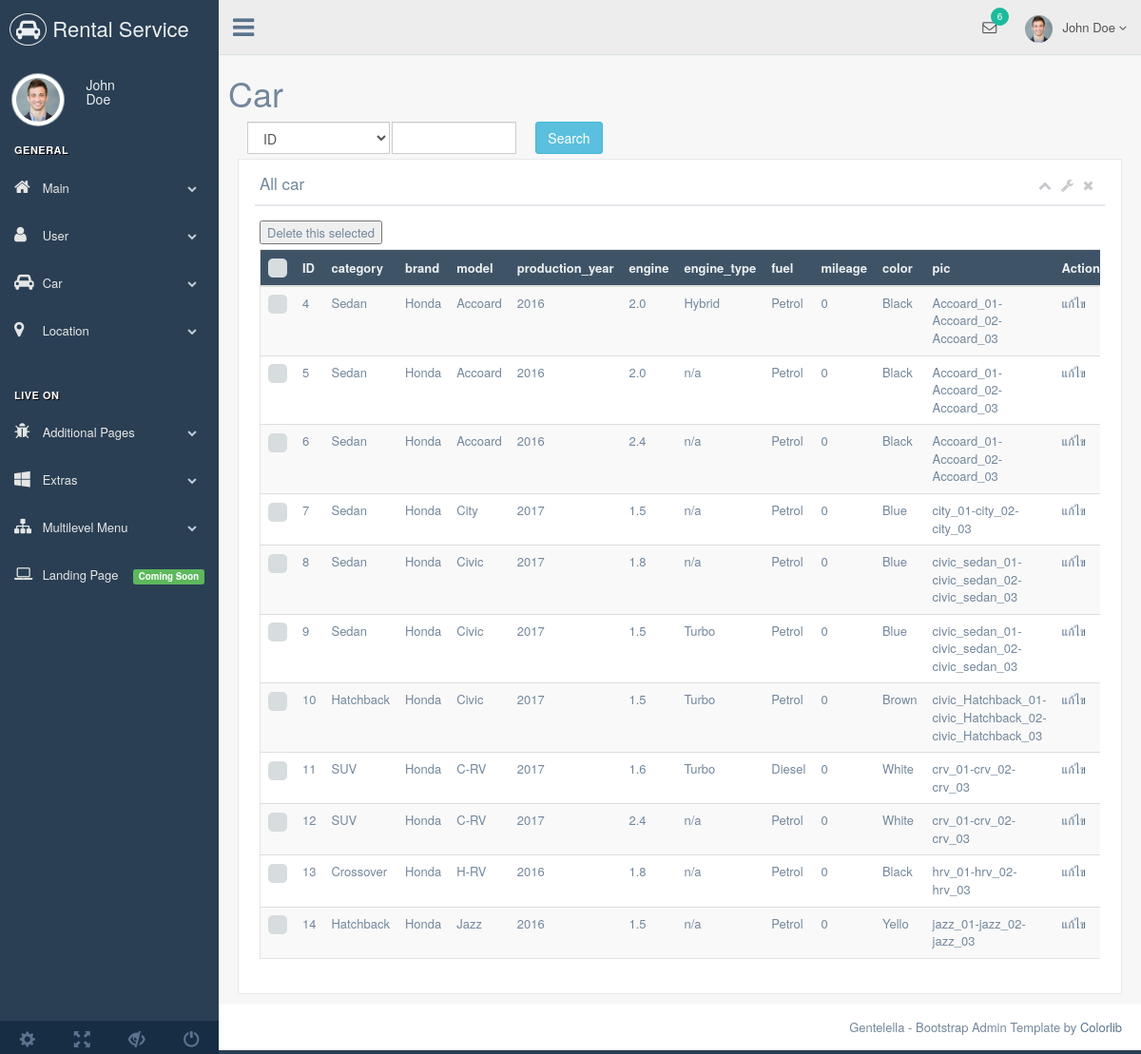
Page /adminpage/index.php?content=list-car on the committed database.
### tables this page shows
CREATE TABLE `car` (
  `id` int(11) NOT NULL,
  `category_id` int(11) NOT NULL,
  `brand` varchar(255) NOT NULL,
  `model` varchar(255) NOT NULL,
  `production_year` int(11) NOT NULL,
  `engine` varchar(255) NOT NULL,
  `engine_type` varchar(255) NOT NULL,
  `fuel` varchar(255) NOT NULL,
  `mileage` int(11) NOT NULL,
  `color` varchar(255) NOT NULL,
  `pic` varchar(255) DEFAULT NULL
);

CREATE TABLE `category` (
  `id` int(11) NOT NULL,
  `name` varchar(255) NOT NULL
);

### adminpage/listcar.php (the view, shortened to what this page needs)
<?php
$link = @mysqli_connect("localhost", "root", "", "Car_Rental_System")
 			or die(mysqli_connect_error()."</body></html>");
if(@$_GET['c']&&@$_GET['q']){
	$sql = "SELECT car.id ,category.name , car.brand , car.model , car.production_year ,
                    car.engine , car.engine_type ,car.fuel , car.mileage , car.color , car.pic
            FROM `car`
                LEFT JOIN category ON car.category_id = category.id WHERE ";
   if(@$_GET['c'] == "category") $sql = $sql.$_GET['c'].".name LIKE '%".$_GET['q']."%'";
   else $sql = $sql."car.".$_GET['c']." LIKE '%".$_GET['q']."%'";
}
else {
	$sql = "SELECT car.id ,category.name , car.brand , car.model , car.production_year ,
                    car.engine , car.engine_type ,car.fuel , car.mileage , car.color , car.pic
            FROM `car`
                LEFT JOIN category ON car.category_id = category.id";
}
$result = mysqli_query($link, $sql);
$num_fields = mysqli_num_fields($result);
?>
<!DOCTYPE html>
<html lang="en">
<head>
    <link href="../css/bootstrap.min.css" rel="stylesheet">
    <link href="../font-awesome/css/font-awesome.min.css" rel="stylesheet">
    <link href="../css/green.css" rel="stylesheet">
    <link href="../css/adminpage.css" rel="stylesheet">
</head>
<div class="right_col" role="main">
    <div class="">
        <div class="row">
            <h1>Car</h1>
            <form  method="get">
                <div class = "col-md-6">
                    <div class = "col-md-4 align-self-start">
                        <select class="form-control" name="c" style = "width: 150px ; float: left;">
                            <option value="id">ID</option>
                        </select>
                    </div>
                    <div class = "col-md-4 align-self-start">
                        <input type="text" class="form-control" name="q" autocomplete="off" style = "float:left;"><br>
                    </div>
                    <div class = "col-md-4 <align-self-start></align-self-start>">
                        <input type="submit" class="btn btn-info" value="Search">
                    </div>
                </div>
            </form>
            <div class="col-md-12 col-sm-12 col-xs-12">
                <div class="x_panel">
                    <div class="x_title">
                        <h2><?php if(@$_GET['c'] && @$_GET['q']){ echo $_GET['c'].": ".$_GET['q']; }
                                    else echo "All car"; ?> </h2>
                        <ul class="nav navbar-right panel_toolbox">
                            <li><a class="collapse-link"><i class="fa fa-chevron-up"></i></a>
                            </li>
                            <li class="dropdown">
                                <a href="#" class="dropdown-toggle" data-toggle="dropdown" role="button" aria-expanded="false"><i class="fa fa-wrench"></i></a>
                            </li>
                            <li><a class="close-link"><i class="fa fa-close"></i></a>
                            </li>
                        </ul>
                        <div class="clearfix"></div>
                    </div>
                    <div class="x_content">
                        <div class="table-responsive">
                            <form method="post">
                                <button id="tmp">Delete this selected</button>
                            <table class="table table-striped jambo_table bulk_action">
                                <thead>
                                    <tr class="headings">
                                        <th>
                                        </th>
                                        <th class="column-title">ID </th>
                                        <th class="column-title">category </th>
                                        <th class="column-title">brand </th>
                                        <th class="column-title">model </th>
                                        <th class="column-title">production_year </th>
                                        <th class="column-title">engine </th>
                                        <th class="column-title">engine_type</th>
                                        <th class="column-title">fuel</th>
                                        <th class="column-title">mileage</th>
                                        <th class="column-title">color</th>
                                        <th class="column-title">pic</th>
                                        <th class="column-title">Action</th>
                                    </tr>
                                </thead>
                                <tbody>
                                        <?php
                                            while($data = mysqli_fetch_array($result)) {
                                                echo '<tr class="even pointer">
                                                        <td class="a-center ">
                                                            <input type="checkbox" class="flat"  name="id[]" value="'.$data['id'].'">
                                                        ';
                                                for($i = 0; $i < $num_fields; $i++) {
                                                    echo "<td>".$data[$i]."
                                                    ";
                                                }
                                                echo '
                                                            </td>
                                                            <td>
                                                            <a href="form.php?action=update&id='.$data['id'].'">แก้ไข</a>
                                                            </td>
                                                        </td>
                                                    </tr>';
                                            }
                                        ?>
                                </tbody>
                            </table>
                            </form>
                        </div>
                    </div>
                </div>
            </div>
        </div>
    </div>
</div>

### rows in the picture
car: id "4", category.name "Sedan", brand "Honda", model "Accoard", production_year "2016", engine "2.0", engine_type "Hybrid", fuel "Petrol", mileage "0", color "Black", pic "Accoard_01-Accoard_02-Accoard_03"
car: id "5", category.name "Sedan", brand "Honda", model "Accoard", production_year "2016", engine "2.0", engine_type "n/a", fuel "Petrol", mileage "0", color "Black", pic "Accoard_01-Accoard_02-Accoard_03"
car: id "6", category.name "Sedan", brand "Honda", model "Accoard", production_year "2016", engine "2.4", engine_type "n/a", fuel "Petrol", mileage "0", color "Black", pic "Accoard_01-Accoard_02-Accoard_03"
car: id "7", category.name "Sedan", brand "Honda", model "City", production_year "2017", engine "1.5", engine_type "n/a", fuel "Petrol", mileage "0", color "Blue", pic "city_01-city_02-city_03"
car: id "8", category.name "Sedan", brand "Honda", model "Civic", production_year "2017", engine "1.8", engine_type "n/a", fuel "Petrol", mileage "0", color "Blue", pic "civic_sedan_01-civic_sedan_02-civic_sedan_03"
car: id "9", category.name "Sedan", brand "Honda", model "Civic", production_year "2017", engine "1.5", engine_type "Turbo", fuel "Petrol", mileage "0", color "Blue", pic "civic_sedan_01-civic_sedan_02-civic_sedan_03"
car: id "10", category.name "Hatchback", brand "Honda", model "Civic", production_year "2017", engine "1.5", engine_type "Turbo", fuel "Petrol", mileage "0", color "Brown", pic "civic_Hatchback_01-civic_Hatchback_02-civic_Hatchback_03"
car: id "11", category.name "SUV", brand "Honda", model "C-RV", production_year "2017", engine "1.6", engine_type "Turbo", fuel "Diesel", mileage "0", color "White", pic "crv_01-crv_02-crv_03"
car: id "12", category.name "SUV", brand "Honda", model "C-RV", production_year "2017", engine "2.4", engine_type "n/a", fuel "Petrol", mileage "0", color "White", pic "crv_01-crv_02-crv_03"
car: id "13", category.name "Crossover", brand "Honda", model "H-RV", production_year "2016", engine "1.8", engine_type "n/a", fuel "Petrol", mileage "0", color "Black", pic "hrv_01-hrv_02-hrv_03"
car: id "14", category.name "Hatchback", brand "Honda", model "Jazz", production_year "2016", engine "1.5", engine_type "n/a", fuel "Petrol", mileage "0", color "Yello", pic "jazz_01-jazz_02-jazz_03"
